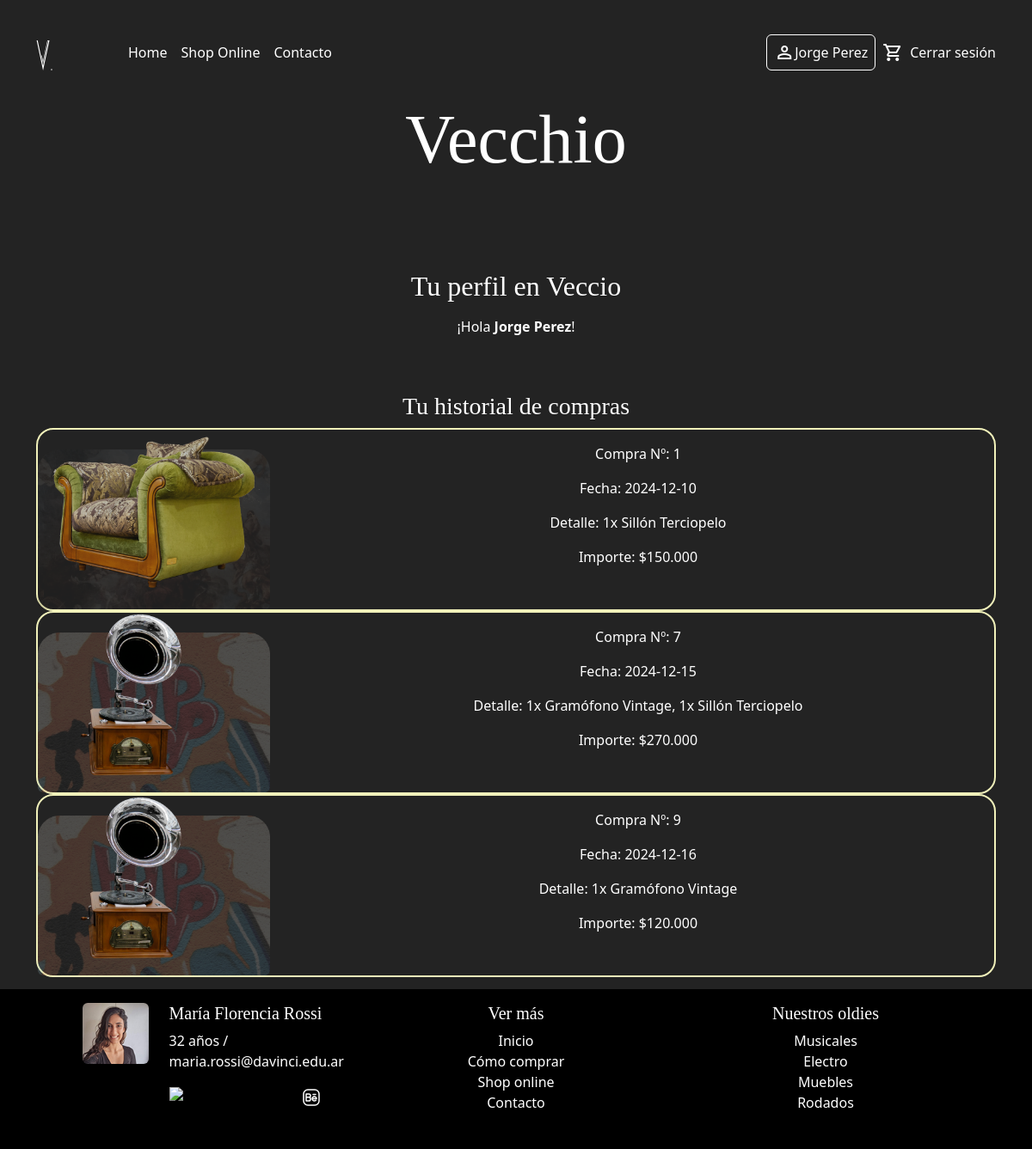
Page /index.php?sec=panelusuario (signed in) on the committed database.
### tables this page shows
CREATE TABLE `compras` (
  `id` int(10) UNSIGNED NOT NULL,
  `id_usuario` int(10) UNSIGNED NOT NULL,
  `fecha` date NOT NULL,
  `importe` float(8,2) NOT NULL
);

### classes/Compra.php (called while the page is built, shortened)
<?PHP
class Compra
{
    public static function compras_x_id_usuario(int $idUsuario): array
    {
        $conexion = Conexion::getConexion();
        $query = "SELECT compras.id, compras.fecha, GROUP_CONCAT(CONCAT(producto_x_compra.cantidad, 'x ' ,productos.nombre) SEPARATOR ', ') detalle, compras.importe, productos.img, productos.alt FROM compras JOIN producto_x_compra ON compras.id = producto_x_compra.compra_id JOIN productos ON producto_x_compra.producto_id = productos.id WHERE compras.id_usuario = ? GROUP BY (compras.id);";
        $PDOStatement = $conexion->prepare($query);
        $PDOStatement->setFetchMode(PDO::FETCH_ASSOC);
        $PDOStatement->execute([$idUsuario]);
        $result = $PDOStatement->fetchAll();
        return $result ?? [];
    }
}

### views/panelusuario.php (the view, shortened to what this page needs)
<?php
$userID = $_SESSION['usuarioLogueado']['id'] ?? FALSE;
?>
<div class="p-5">
    <h2 class="mt-3 mt-md-5"><?= $titulo ?> </h2>
    <p class="mt-3"> ¡Hola <strong> <?= $_SESSION['usuarioLogueado']['nombre_completo'] ?></strong>!</p>
</div>
<?PHP
$compras = Compra::compras_x_id_usuario($userID);
?>
<h3> Tu historial de compras </h3>
<div class="col-12">
    <?PHP foreach ($compras as  $C) { ?>
        <div class="cardProductos h-50">
            <div class="row">
                <div class="col-3">
                    <img src="imagenes/productos/<?= $C['img'] ?>" class="card-img-top rounded img-card" alt="<?= $C['alt'] ?>">
                </div>
                <div class="card-body col-6">
                    <p>Compra Nº: <?= $C['id'] ?></p>
                    <p> Fecha: <?= $C['fecha'] ?></p>
                    <p> Detalle: <?= $C['detalle'] ?></p>
                    <p> Importe: $<?= number_format($C['importe'], 0, ",", ".") ?></p>
                </div>
            </div>
        </div>
    <?PHP } ?>
</div>

### estilos/estilo.css (style rules this page uses)
body { background-color: #232323; color: white; }
h1, h2, h3 { font-family: "deconico"; }
.cardProductos { background-color: #232323b6; color: white; min-height: 100%; border-radius: 20px; border-width: 2px; border-color: #f1f1ba; border-style: solid; }
.img-card { height: 209px; width:auto; }
.card-body { padding: 1rem; }
@media screen and (min-width:1000px) { body { position: relative; padding-bottom: 200px; min-height: 100vh; } }

### rows in the picture
compras: shows a picture, id "1", fecha "2024-12-10", detalle "1x Sillón Terciopelo", importe "150.000"
compras: id "7", fecha "2024-12-15", detalle "1x Gramófono Vintage, 1x Sillón Terciopelo", importe "270.000"
compras: id "9", fecha "2024-12-16", detalle "1x Gramófono Vintage", importe "120.000"

### other values in the picture
$userData['nombre_completo'] "Jorge Perez"
$titulo "Tu perfil en Veccio"
$_SESSION['usuarioLogueado']['nombre_completo'] "Jorge Perez"
